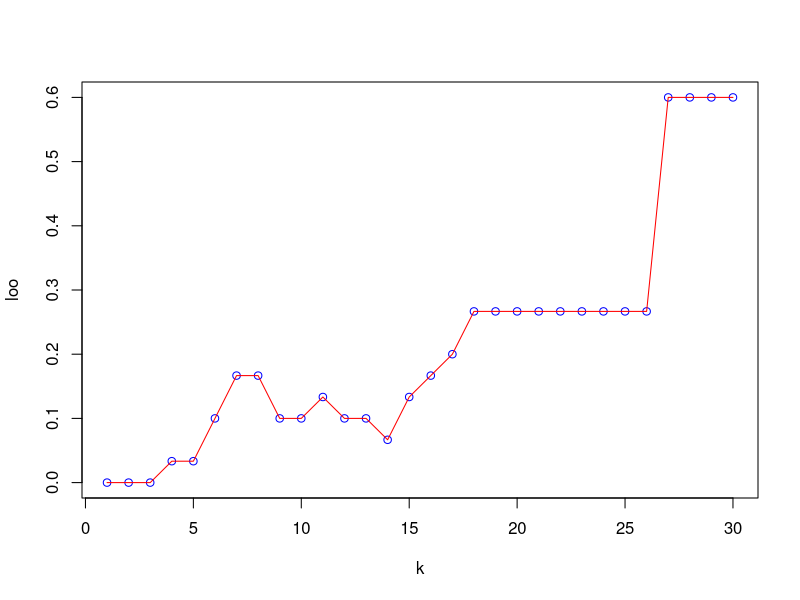

R code for this plot:
euclideanDistance <- function(u, v){
  sqrt(sum((u - v)^2))
}


sortObjectsByDist <- function(xl, z, metricFunction = euclideanDistance){
  l <- dim(xl)[1]
  n <- dim(xl)[2] - 1
  
  distances <- matrix(NA, l, 2)
  for (i in 1:l)
  {
    distances[i, ] <- c(i, metricFunction(xl[i, 1:n], z))
  }
  
  orderedXl <- xl[order(distances[, 2]), ]
  return (orderedXl);
}

kNN <- function(xl, z, k){
  
  orderedXl <- sortObjectsByDist(xl, z)
  n <- dim(orderedXl)[2] - 1
  
  classes <- orderedXl[1:k, n + 1]
  
  counts <- table(classes)
  
  class <- names(which.max(counts))
  return (class)
}


iris30 = iris[sample(c(1:150), 30, replace=FALSE),]


colors <- c("setosa" = "red", "versicolor" = "green3",
            "virginica" = "blue")
#plot(iris30[, 3:4], pch = 21, bg = colors[iris30$Species], col
#     = colors[iris30$Species], asp = 1)


z <- c(2.7, 1)
xl <- iris30[, 3:5]
class <- kNN(xl, z, k=6)
# points(z[1], z[2], pch = 22, bg = colors[class], asp = 1)

loo <- c()

for (k in c(1:30)){
  count = 0
  for (i in c(1:30)){
    xl = iris30[-i,3:5]
    class <- kNN(xl, iris30[i,3:4], k=k)
    if(iris30[i,5] != class){
      count <- count + 1
    }
  }
  loo <- c(loo, count/30)
}

plot(c(1:30), 
     loo, 
     'p', 
     col='blue',
     xlab='k',
     ylab='loo')
lines(c(1:30), loo, type="l", pch=22, lty=1, col="red")

print(which.min(loo))
